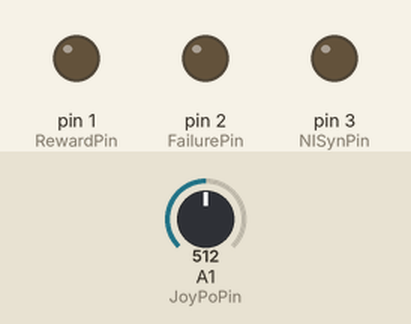
Simulated run of this sketch. Board: Arduino Mega 2560, built with avr-gcc and run on an emulated ATmega2560. On the bench: output pins drawn as LEDs (lit = HIGH). The inputs (shaded band) are chosen by the test bench; at power-on: A1 (JoyPoPin) = 512.

Above: at 1.2 s.
1.3 s: A1 (JoyPoPin) set to 214
2.9 s: A1 (JoyPoPin) set to 188
At 4.0 s:
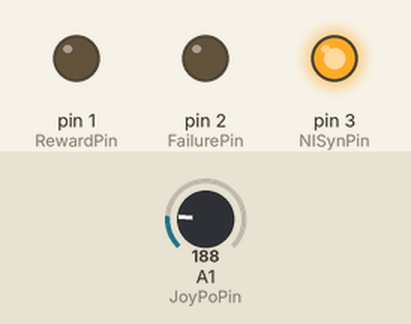
Timing chart, 0 to 5.9 s (numbered marks = the images above; inputs shaded):
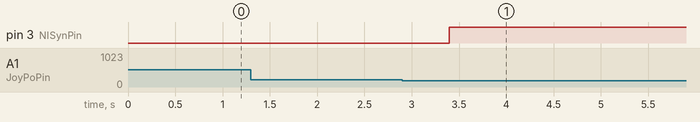

The sketch:

JoystickTrainingLV1.ino
```cpp
// JoyStickTrainingLV1
// threA = Threshould for Event Zone
// threB = Threshould for Reward Zone
// threC = Threshould for Overshoot Zone
// TargtP = Target Position
// RangAccept = Range
// JoyState: 0, baseline; 1, Event Zone; 2, Reward Zone; 3, Overshoot Zone
#define JoyPoPin A1 // Read Joystick Position from Analog Pin 1
#define RewardPin 1 // Store in NI Card
#define FailurePin 2 // Store in NI Card
#define NISynPin 3 // Use to enable NI, Log Behavior Camera, Log Imaging Camera Store
#define PiezoBuzzerPin 8

float threA = 1;// for example 0.5 mm in real world
float TargetP = 2;// Target, for exapmle 5 mm in real world
float RangeAccept = 0.5;// Range, for exapmle 1 mm in real world
float voltageconst = 5.0/pow(2, 10); //10 bit resolution for Mega
int threB =  TargetP - RangeAccept;
int threC =  TargetP + RangeAccept;

int NumTrials = 100 ;// Define how many trials you will go
int JoyState = 0;// Set it to baseline
int JoyPo = 0; // Variable to hold analog reading

int HoldDura = 500;
unsigned long TrainTimeStart; //
unsigned long TrialStartTime;
unsigned long TimeTotal = 1800000; //30 min
unsigned long MaxTrialDura = 300000; // 5 min
unsigned long DetectTrialStartCount;

boolean DetectTrialStart;
boolean SessionOver = false;

void setup() {
  pinMode (JoyPoPin, INPUT);
  pinMode (RewardPin, OUTPUT);
  pinMode (FailurePin, OUTPUT);
  pinMode (NISynPin, OUTPUT);
  TrainTimeStart = millis();
}
void loop() {
  // 1. Detect the condition for trial start
  for (int i = 1; i < NumTrials + 1 && (millis() - TrainTimeStart <= TimeTotal); i++) {
    DetectTrialStart = false;
    while (!DetectTrialStart) {
      DetectTrialStartCount = millis();
      while (analogRead (JoyPoPin)*voltageconst <= threA) {
        if (millis() - DetectTrialStartCount >= HoldDura) {
          break;
        }
      }
      if (millis() - DetectTrialStartCount < HoldDura) {
        continue;
      }

      //2. Trial start
      digitalWrite (NISynPin, HIGH); //enable NI, Behavior Camera, Imaging Camera

      TrialStartTime = millis();
      while (analogRead (JoyPoPin)*voltageconst <= threA && millis() - TrialStartTime < MaxTrialDura) {
        while (analogRead (JoyPoPin)*voltageconst > threA && millis() - TrialStartTime < MaxTrialDura) {
          JoyState = 1;
          while (analogRead (JoyPoPin)*voltageconst > threB && millis() - TrialStartTime < MaxTrialDura) {
            JoyState = 2;
            while (analogRead (JoyPoPin)*voltageconst > threC && millis() - TrialStartTime < MaxTrialDura) {
              JoyState = 3;
            }
          }
        }
      }
      if (JoyState == 2) {
        delay (1000);
        digitalWrite (RewardPin, HIGH);
        delay(10);
        digitalWrite (RewardPin, LOW);
        delay (2990);
        digitalWrite (NISynPin, LOW); //
      }
      else if (JoyState == 1 && JoyState == 3 && millis() - TrialStartTime >= MaxTrialDura) {
        delay (1000);
        digitalWrite(FailurePin, HIGH);
        delay(10);
        digitalWrite (FailurePin, LOW);
        delay (2990);
        digitalWrite (NISynPin, LOW); //
      }
      DetectTrialStart = true;// why??
      JoyState = 0;
    }
  }

  if (!SessionOver) {
    tone(PiezoBuzzerPin, 310, 5000);
  }
  SessionOver = true;
}
```

Measured:
- the behaviour switches between 205 and 204 on A1 (JoyPoPin) (found by bisection; images 0 and 1)
- after the input at 1.3 s, every drawn part: stays the same
- after the input at 2.9 s, pin 3 (NISynPin): LOW → HIGH after 0.50 s
